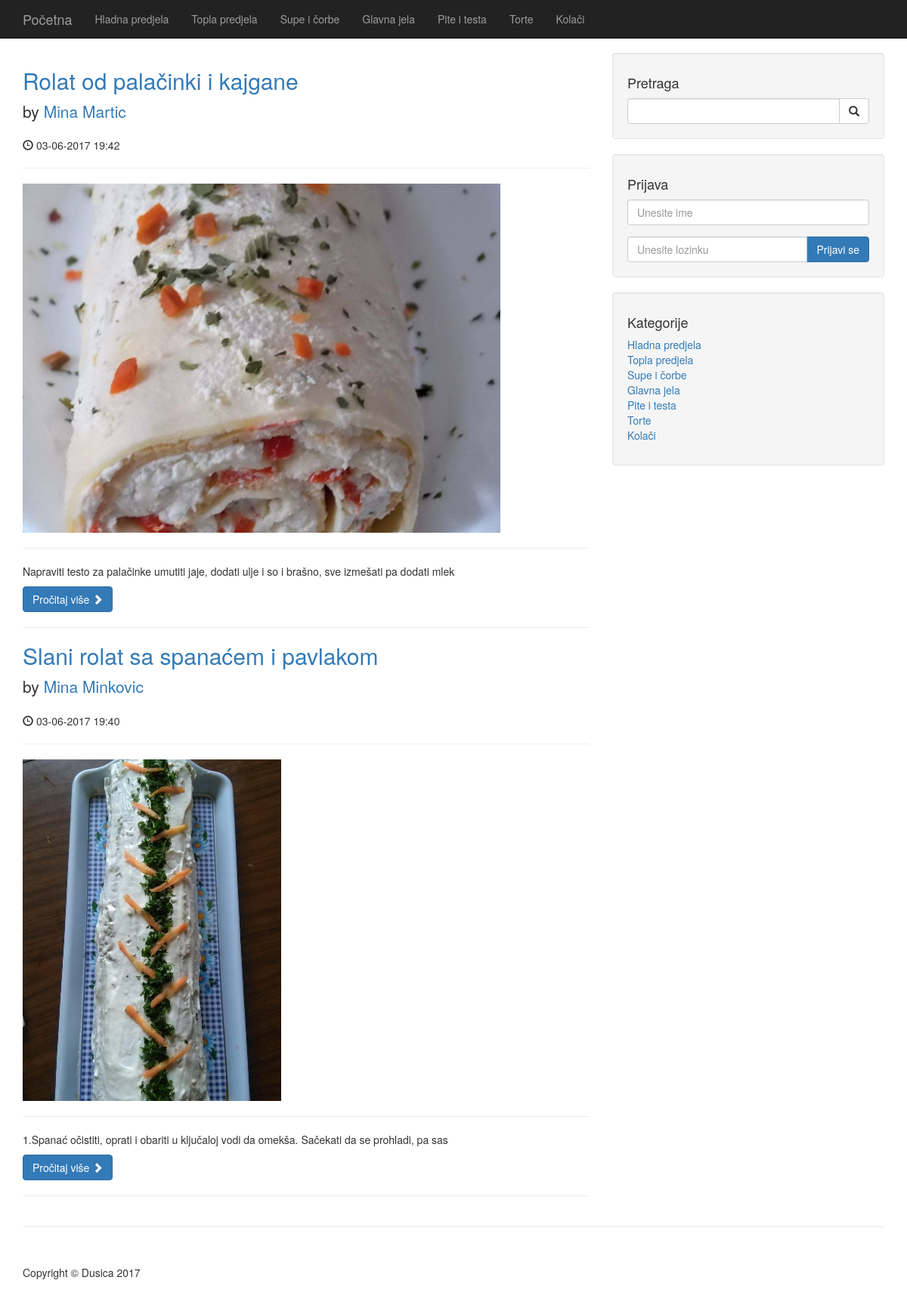
Screenshot of /categories.php?category=160 with the database file from the repository.
### tables this page shows
CREATE TABLE `categories` (
  `cat_id` int(255) NOT NULL,
  `cat_title` varchar(255) NOT NULL
);

CREATE TABLE `posts` (
  `post_id` int(3) NOT NULL,
  `post_title` varchar(255) NOT NULL,
  `post_cat_id` int(255) NOT NULL,
  `post_author` varchar(255) NOT NULL,
  `post_date` timestamp NULL DEFAULT CURRENT_TIMESTAMP,
  `post_image` text NOT NULL,
  `post_content` text NOT NULL,
  `post_tags` varchar(255) NOT NULL,
  `post_comment_count` int(11) NOT NULL DEFAULT '0',
  `post_status` varchar(255) NOT NULL DEFAULT 'draft'
);

### categories.php (the view)
 <?php
 include"includes/header.php";
 include "includes/db.php";
 ?>
 <?php include "includes/navigation.php";?>
 <div class="container">
     <div class="row">
       <div class="col-md-8">
         <?php
         if (isset($_GET['category'])) {
             $category_id=$_GET['category'];
         }
         $query="SELECT * from posts where post_cat_id=$category_id";
         $result=$mysqli->query($query);
         while($row=$result->fetch_assoc()){
         $post_id=$row['post_id'];
         $post_title=$row['post_title'];
         $post_author=$row['post_author'];
         $post_date=date("d-m-Y H:i", strtotime($row['post_date']));
         $post_image=$row['post_image'];
         if (isset($_GET['read'])) {
               $indictor = $_GET['read'];
               $post_content=$row['post_content'];
         }
         else{
         $post_content=substr($row['post_content'], 0,100);}
     ?>
     <h2>
          <a href="post.php?p_id=<?php echo $post_id;?> "> <?php echo "$post_title" ?> </a>
     </h2>
     <p class="lead">
         by <a href=""> <?php echo "$post_author" ?> </a>
     </p>
     <p><span class="glyphicon glyphicon-time"></span> <?php echo "$post_date" ?> </p>
     <hr>
     <img class="img-responsive" src=images/<?php echo "$post_image" ?> alt="">
     <hr>
     <p> <?php echo "$post_content" ?> </p>
     <a method="get" class="btn btn-primary" href="post.php?p_id=<?php echo $post_id;?>"> Pročitaj više <span class="glyphicon glyphicon-chevron-right"></span></a>
     <hr>
<?php } ?>
 </div>
         <?php include "includes/sidebar.php"; ?>
         <hr>
         <?php include "includes/footer.php"; ?>

### includes/navigation.php (shortened to what this page needs)
<nav class="navbar navbar-inverse navbar-fixed-top" role="navigation">
        <div class="container">
            <div class="navbar-header">
                <a class="navbar-brand" href="index.php">Početna  </a>
            </div>
            <div class="collapse navbar-collapse" id="bs-example-navbar-collapse-1">
                <ul class="nav navbar-nav">
        <?php
            $query="SELECT * FROM categories";
            $result=$mysqli->query($query);
            while ($row=$result->fetch_assoc()) {
                $cat_id=$row['cat_id'];
                $cat_title=$row['cat_title'];
                echo "<li> <a href='categories.php?category={$cat_id}'> {$cat_title}  </a> </li>";
          }
        ?>
                </ul>
            </div>
        </div>
    </nav>

### includes/sidebar.php (shortened to what this page needs)
<div class="col-md-4">
    <div class="well">
        <h4>Pretraga</h4>
        <form action="search.php" method="post">
            <div class="input-group">
                <input name="search" id= "search" type="text" class="form-control">
             <span class="input-group-btn">
                    <button name="submit" class="btn btn-default" type="submit">
                        <span class="glyphicon glyphicon-search"></span>
                    </button>
                </span>
            </div>
        </form>
    </div>
    <div class="well">
        <h4>Prijava</h4>
        <form action="includes/login.php" method="post">
            <div class="form-group">
                <input name="username" type="text" class="form-control" placeholder="Unesite ime">
            </div>
            <div class="input-group">
                <input name="password" type="password" class="form-control" placeholder="Unesite lozinku">
               <span class="input-group-btn">
                   <button class="btn btn-primary" name="login" type="submit">Prijavi se</button>
               </span>
            </div>
        </form>
    </div>
    <div class="well">
        <h4>Kategorije</h4>
        <div class="row">
            <div class="col-lg-12">
                <ul class="list-unstyled">
                    <?php
                    $query="SELECT * from categories LIMIT 10";
                    $result=$mysqli->query($query);
                    while ($row=$result->fetch_assoc()) {
                        $cat_id=$row['cat_id'];
                        $cat_title=$row['cat_title'];
                        ?>
                        <li><a href="categories.php?category=<?php echo $cat_id; ?>"><?php echo "$cat_title"; ?> </a>
                        </li>
                        <?php } ?>
                    </ul>
                </div>
            </div>
        </div>
    </div>
</div>

### css/blog-home.css (style rules this page uses)
body { padding-top: 70px; }

### rows the page displays
categories: cat_title "Hladna predjela"
categories: cat_title "Topla predjela"
categories: cat_title "Supe i čorbe"
categories: cat_title "Glavna jela"
categories: cat_title "Pite i testa"
categories: cat_title "Torte"
categories: cat_title "Kolači"
posts: post_title "Rolat od palačinki i kajgane", post_author "Mina Martic", post_date "03-06-2017 19:42", post_image (picture), post_content "Napraviti testo za palačinke umutiti jaje, dodati ulje i so i brašno, sve izmešati pa dodati mlek"
posts: post_title "Slani rolat sa spanaćem i pavlakom", post_author "Mina Minkovic", post_date "03-06-2017 19:40", post_image (picture), post_content "1.Spanać očistiti, oprati i obariti u ključaloj vodi da omekša. Sačekati da se prohladi, pa sas"
